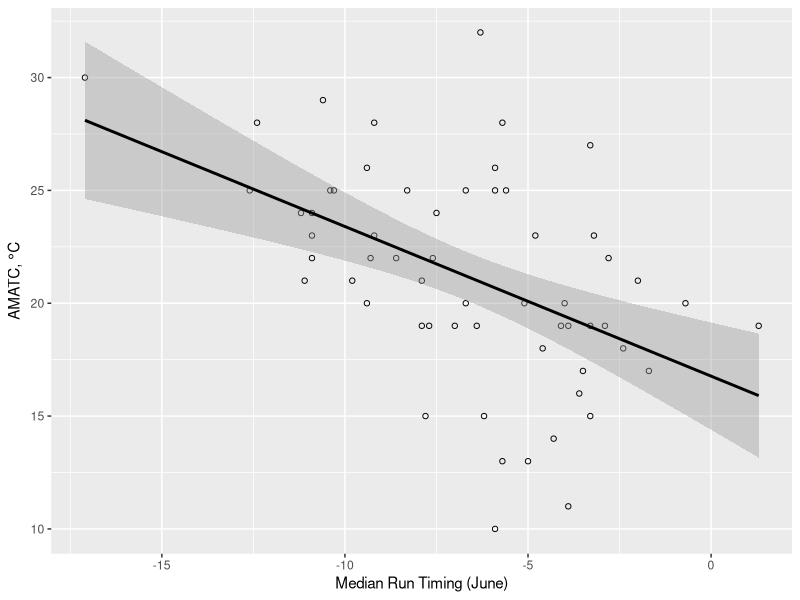

The R script that drew this image: (Note: this script raises an error after producing the figure.)
# Modeling
##########

library(readr)
library(dplyr)
library(ggplot2)

# Change this first
###############
yr <- 2020 # TODO: _Could_ be a function instead...

# Data loading/cleanup
######################
yuk <- read_csv("data/yukon.csv")

model <- lm(mdj ~ amatc, data = subset(yuk, year < yr))
summary(model)

predict(model, newdata =  yuk[yuk$year == yr,])

result <- data.frame()

for (y in (max(yuk$year) - 15):(max(yuk$year) - 1)) {
  model <- lm(mdj ~ amatc, data = subset(yuk, year < y))
  model_pred <- as.numeric(floor(predict(model, newdata =  yuk[yuk$year == y,"amatc"])))

  result <- rbind(result,
                  data.frame(year = y,
                             obs = as.numeric(yuk[yuk$year == y,"mdj"]),
                             pred = model_pred))
}

mean(abs(result$obs - result$pred))
sd(abs(result$obs - result$pred))
max(abs(result$obs - result$pred))
mean(result$obs - result$pred)

ggplot(yuk, aes(amatc, mdj)) +
  geom_point(shape = 1) +
  stat_smooth(method = "lm", color = "black") +
  labs(x = "Median Run Timing (June)", y = expression("AMATC,"*~degree*"C"))

# Predictions

model_fifdj <- lm(fifdj ~ amatc, data = subset(yuk, year < yr))
predict(model_fifdj, newdata =  yuk[yuk$year == yr,])

model_qdj <- lm(qdj ~ amatc, data = subset(yuk, year < yr))
predict(model_qdj, newdata =  yuk[yuk$year == yr,])

model_mdj <- lm(mdj ~ amatc, data = subset(yuk, year < yr))
predict(model_mdj, newdata =  yuk[yuk$year == yr,])

predictions_df <- data.frame(
  percentile = c("fifdj", "qdj", "mdj"),
  prediction = c(
    floor(predict(model_fifdj, newdata =  yuk[yuk$year == yr,])),
    floor(predict(model_qdj, newdata =  yuk[yuk$year == yr,])),
    floor(predict(model_mdj, newdata =  yuk[yuk$year == yr,]))
  ))

write_csv(predictions_df, "early-forecast/output/predictions.csv")
